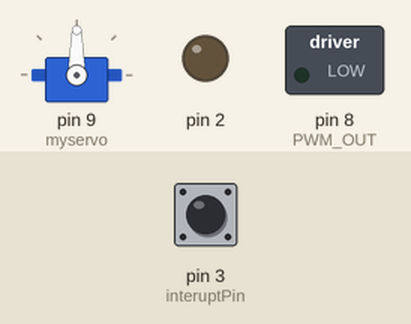
Recording of a sketch running on a simulated Arduino Leonardo, built with avr-gcc and run on an emulated ATmega32U4. On the bench: servo, switched loads named in the sketch (green lamp = pin HIGH), output pins drawn as LEDs (lit = HIGH). The inputs (shaded band) are chosen by the test bench; at power-on: pin 3 (interuptPin) LOW.

Above: at 0.1 s.
At 3.1 s:
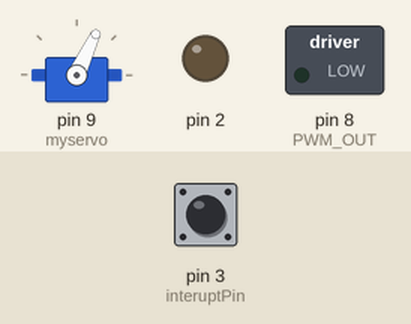
Timing chart, 0 to 4.6 s (numbered marks = the images above):
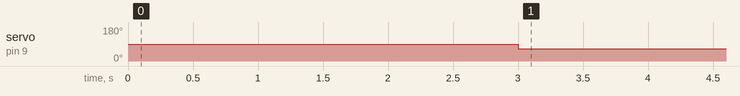

Measured:
- by itself, servo on pin 9 (myservo): 90° → 65° at 3.0 s

The sketch:

ProgramKamaradu.ino
```cpp
/*
Controlling a servo position using a potentiometer (variable resistor)
by Michal Rinott <http://people.interaction-ivrea.it/m.rinott>

modified on 8 Nov 2013
by Scott Fitzgerald
http://arduino.cc/en/Tutorial/Knob
*/
// la control la pornire trebe duty cicle sub 6%
/***
*vom folosi o frecenta de 500 de Herz rescriind libraria cu un timer digital
Dioada skotty ii ca sa nu alimentam din gresala de la laptop
///!!!!!!!!!!!!! TOT TIMPUL SCOTI BATERIA CAND PROGRAMEZI?????????????????/
//POTENTIOMETRUL PE PINUL A0 daca este necesar
*/

#include <Servo.h>

Servo myservo;  // create servo object to control a servo
int potpin = A0;  // analog pin used to connect the potentiometer
int val, val1;    // variable to read the value from the analog pin
//ANDROID CONTROL PART---------------------------------------------------------------------------------------------------------------------!!!!!!!!!!!!!!!!!!!!!!!!!!!!!!!!
//ATENTIE AICI E SUFLETU 2.0 ---------------------------------------------------------------------------------------------------------------!!!!!!!!!!!!!!!!!!!!!!!!!!!!!!!
//MUIE LA DUSMANI---------------------------------------------------------------------------------------------------------------------------!!!!!!!!!!!!!!!!!!!!!!!!!!!!!!!
 int directieServo = 65;//DREAPTA 5,6% == MYSERVO 70-----------------------MIJLOC 7,5 % == MYSERVO 90-----------------------------------------STANGA 9, 8 % == MYSERVO 110
 int startMotor = true;
 int dc = 0;
//AICI II SUFLETU--------------------------------------------------------------------------------------------------------------------------!!!!!!!!!!!!!!!!!!!!!!!!!!!!!!!!
//ISR Part
volatile unsigned long timp2,timp3;
volatile  float frecventa;
volatile int duty = 30;
int interuptPin=3;// we set this for platform switching purpose //REACTIA DE LA MOTOR PRIN FREQ DIV
unsigned long timp1;
 char buffer[32];


void setup()
{
	timp1 = millis();
	myservo.attach(9);  // attaches the servo on pin 9 to the servo object
	myservo.write(90);
	Serial.begin(115200);
	//analogWrite(9,0);
	pinMode(2, OUTPUT);
	pinMode(8, OUTPUT);//PWM OUT
	analogWrite(8, 15);
	digitalWrite(2, LOW);
	//ISR part
	pinMode(interuptPin, INPUT);
	attachInterrupt(digitalPinToInterrupt(interuptPin), ISRFunction, RISING);
	timp2 = micros();
	frecventa = 0;
	//Frequency reset of timer 1

	int myEraser = 7;             // this is 111 in binary and is used as an eraser
	TCCR4B &= ~myEraser;   // this operation (AND plus NOT),  set the three bits in TCCR2B to 0

	int myPrescaler = 4;         // this could be a number in [1 , 6]. In this case, 3 corresponds in binary to 011.
	TCCR4B |= myPrescaler;  //this operation (OR), replaces the last three bits in TCCR2B with our new value 011
	//end of timer 1 frequency rescaling

	delay(3000); //delay

	timp3 = millis();
	//analogWrite(8, 80);
}
//Task 01
// configureaza un timer la frecventa de 50 de kHz si sa pun o intrerupere la ea
// comuta un pin sus jos si vezi daca am 50 de kHz pe osciloscop
/*

*/
//valori control servo ---
/*
mijlocul e la 6 % pwm
STANGA
MIJLOC 7,5 % == MYSERVO 90
DREAPTA 5,6% == MYSERVO 70
DREAPTA 9,8 % == MYSERVO 110

*/

void timerSoftware()
{

	/*-----------------TESTARE VALORI PENTRU CONTROL --------------------------
	val = map(val, 0, 700, 0, 255);				//motor
	//duty = val;
	val = analogRead(potpin);            // reads the value of the potentiometer (value between 0 and 1223)
	val = map(val, 0, 500, 35, 180);    // scale it to use it with the servo (value between 0 and 180)


-------------------FOLOSIND POTENTIOMETRUL---------------------------------*/
	myservo.write(directieServo);
	analogWrite(8, duty);
	Frecventiometer();


}
//---ISR PART
//Functia din ISR
void ISRFunction()
{
	frecventa = 1000000/(float)(micros() - timp2);
	timp2 = micros();
	//Serial.print(frecventa);


}
//Frecventiometer

void Frecventiometer()
{

	unsigned int frec1 = (int)frecventa;						// pentru functia snprint care NU accepta double
	unsigned int frec2 = (int)(frecventa * 10) % 10;

	snprintf(buffer, sizeof(buffer), "%d.%d", frec1, frec2);		// metoda antica toString NU merge cu double
	//Serial.println(buffer);
	//Serial.println(duty);
	if (frec1 < 180) duty++; else duty--;

	if (duty < 30)duty = 30;
	if (duty > 180) duty = 180;

}
//timer software


void loop()
{

	//folosim milis sa facem ceva la intervale de timp predefinite
	//----------------------------------------------ASTA !! Impreuna cu funtia timer software
	if (millis() - timp3 < 3000) // timp de mers pentru test

	{


		if (startMotor) {
			if ((millis() - timp1) > 150)
			{
				timp1 = millis();
				timerSoftware();

			}
		}
	}
	else analogWrite(8, 0);
	//-----------------------------------------------
}
/*
// myservo.write(180);
//analogWrite(9,180);
//delay(100);
//delay(100);
// myservo.write(50);
//analogWrite(9,50);
//delay(100);
//analogWrite(9,50);
// myservo.write(0);
//delay(100);
OLD CODE

vechiul timer software
if (dc>100) {
dc = 0;
timerSoftware();
}

delayMicroseconds(150);
--sfarsit timer
vechiul pwm softare
if (dc>duty) digitalWrite(2, LOW); else digitalWrite(2, HIGH);
dc++;
--sfarsit

*/
```
